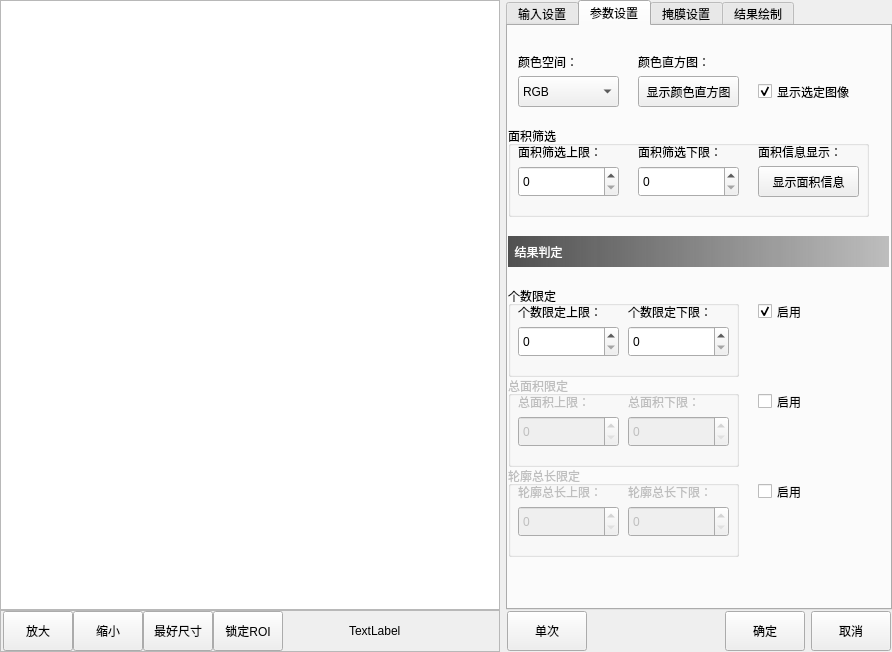
<?xml version="1.0" encoding="UTF-8"?>
<ui version="4.0">
 <class>CMvColorArea</class>
 <widget class="QWidget" name="CMvColorArea">
  <property name="geometry">
   <rect>
    <x>0</x>
    <y>0</y>
    <width>892</width>
    <height>652</height>
   </rect>
  </property>
  <property name="windowTitle">
   <string>颜色区域</string>
  </property>
  <layout class="QHBoxLayout" name="horizontalLayout_3">
   <property name="leftMargin">
    <number>0</number>
   </property>
   <property name="topMargin">
    <number>0</number>
   </property>
   <property name="rightMargin">
    <number>0</number>
   </property>
   <property name="bottomMargin">
    <number>0</number>
   </property>
   <item>
    <layout class="QVBoxLayout" name="verticalLayout">
     <property name="spacing">
      <number>0</number>
     </property>
     <item>
      <widget class="QGraphicsView" name="graphicsView_mainImage">
       <property name="minimumSize">
        <size>
         <width>500</width>
         <height>600</height>
        </size>
       </property>
      </widget>
     </item>
     <item>
      <widget class="QFrame" name="frame">
       <property name="minimumSize">
        <size>
         <width>0</width>
         <height>42</height>
        </size>
       </property>
       <property name="maximumSize">
        <size>
         <width>16777215</width>
         <height>42</height>
        </size>
       </property>
       <property name="frameShape">
        <enum>QFrame::StyledPanel</enum>
       </property>
       <property name="frameShadow">
        <enum>QFrame::Raised</enum>
       </property>
       <layout class="QHBoxLayout" name="horizontalLayout">
        <property name="spacing">
         <number>0</number>
        </property>
        <property name="leftMargin">
         <number>2</number>
        </property>
        <property name="topMargin">
         <number>0</number>
        </property>
        <property name="rightMargin">
         <number>0</number>
        </property>
        <property name="bottomMargin">
         <number>0</number>
        </property>
        <item>
         <widget class="QPushButton" name="pushButton_zoomIn">
          <property name="minimumSize">
           <size>
            <width>70</width>
            <height>40</height>
           </size>
          </property>
          <property name="maximumSize">
           <size>
            <width>70</width>
            <height>40</height>
           </size>
          </property>
          <property name="text">
           <string>放大</string>
          </property>
         </widget>
        </item>
        <item>
         <widget class="QPushButton" name="pushButton_zoomOut">
          <property name="minimumSize">
           <size>
            <width>70</width>
            <height>40</height>
           </size>
          </property>
          <property name="maximumSize">
           <size>
            <width>70</width>
            <height>40</height>
           </size>
          </property>
          <property name="text">
           <string>缩小</string>
          </property>
         </widget>
        </item>
        <item>
         <widget class="QPushButton" name="pushButton_zoomBest">
          <property name="minimumSize">
           <size>
            <width>70</width>
            <height>40</height>
           </size>
          </property>
          <property name="maximumSize">
           <size>
            <width>70</width>
            <height>40</height>
           </size>
          </property>
          <property name="text">
           <string>最好尺寸</string>
          </property>
         </widget>
        </item>
        <item>
         <widget class="QPushButton" name="pushButton_lockRoiMove">
          <property name="minimumSize">
           <size>
            <width>70</width>
            <height>40</height>
           </size>
          </property>
          <property name="maximumSize">
           <size>
            <width>70</width>
            <height>40</height>
           </size>
          </property>
          <property name="text">
           <string>锁定ROI</string>
          </property>
         </widget>
        </item>
        <item>
         <spacer name="horizontalSpacer">
          <property name="orientation">
           <enum>Qt::Horizontal</enum>
          </property>
          <property name="sizeHint" stdset="0">
           <size>
            <width>63</width>
            <height>20</height>
           </size>
          </property>
         </spacer>
        </item>
        <item>
         <widget class="QLabel" name="label_mousePos">
          <property name="minimumSize">
           <size>
            <width>150</width>
            <height>40</height>
           </size>
          </property>
          <property name="maximumSize">
           <size>
            <width>150</width>
            <height>40</height>
           </size>
          </property>
          <property name="text">
           <string>TextLabel</string>
          </property>
         </widget>
        </item>
       </layout>
      </widget>
     </item>
    </layout>
   </item>
   <item>
    <layout class="QVBoxLayout" name="verticalLayout_2">
     <property name="spacing">
      <number>0</number>
     </property>
     <item>
      <widget class="QTabWidget" name="tabWidget">
       <property name="minimumSize">
        <size>
         <width>382</width>
         <height>602</height>
        </size>
       </property>
       <property name="maximumSize">
        <size>
         <width>16777215</width>
         <height>16777215</height>
        </size>
       </property>
       <property name="currentIndex">
        <number>1</number>
       </property>
       <widget class="QWidget" name="tab">
        <attribute name="title">
         <string>输入设置</string>
        </attribute>
        <widget class="QCheckBox" name="checkBox_roiCreat">
         <property name="geometry">
          <rect>
           <x>270</x>
           <y>60</y>
           <width>101</width>
           <height>31</height>
          </rect>
         </property>
         <property name="minimumSize">
          <size>
           <width>101</width>
           <height>31</height>
          </size>
         </property>
         <property name="text">
          <string>自己创建</string>
         </property>
         <property name="checked">
          <bool>true</bool>
         </property>
         <property name="tristate">
          <bool>false</bool>
         </property>
        </widget>
        <widget class="QLabel" name="label_funcName">
         <property name="geometry">
          <rect>
           <x>20</x>
           <y>30</y>
           <width>81</width>
           <height>16</height>
          </rect>
         </property>
         <property name="text">
          <string>检测器名称：</string>
         </property>
        </widget>
        <widget class="QLabel" name="label_roiCreat">
         <property name="geometry">
          <rect>
           <x>20</x>
           <y>70</y>
           <width>91</width>
           <height>16</height>
          </rect>
         </property>
         <property name="text">
          <string>ROI来源：</string>
         </property>
        </widget>
        <widget class="QCheckBox" name="checkBox_enableFunc">
         <property name="geometry">
          <rect>
           <x>270</x>
           <y>20</y>
           <width>101</width>
           <height>31</height>
          </rect>
         </property>
         <property name="minimumSize">
          <size>
           <width>101</width>
           <height>31</height>
          </size>
         </property>
         <property name="text">
          <string>启用检测器</string>
         </property>
         <property name="checked">
          <bool>true</bool>
         </property>
        </widget>
        <widget class="QPlainTextEdit" name="plainTextEdit_funcName">
         <property name="geometry">
          <rect>
           <x>130</x>
           <y>20</y>
           <width>131</width>
           <height>31</height>
          </rect>
         </property>
         <property name="minimumSize">
          <size>
           <width>131</width>
           <height>31</height>
          </size>
         </property>
         <property name="maximumSize">
          <size>
           <width>131</width>
           <height>31</height>
          </size>
         </property>
         <property name="overwriteMode">
          <bool>false</bool>
         </property>
        </widget>
        <widget class="QComboBox" name="comboBox_imageSource">
         <property name="geometry">
          <rect>
           <x>130</x>
           <y>60</y>
           <width>131</width>
           <height>31</height>
          </rect>
         </property>
         <property name="minimumSize">
          <size>
           <width>131</width>
           <height>31</height>
          </size>
         </property>
         <property name="maximumSize">
          <size>
           <width>131</width>
           <height>31</height>
          </size>
         </property>
         <item>
          <property name="text">
           <string>正方形</string>
          </property>
         </item>
         <item>
          <property name="text">
           <string>圆形</string>
          </property>
         </item>
         <item>
          <property name="text">
           <string>多边形</string>
          </property>
         </item>
        </widget>
        <widget class="QTableWidget" name="tableWidget_input">
         <property name="geometry">
          <rect>
           <x>10</x>
           <y>110</y>
           <width>361</width>
           <height>382</height>
          </rect>
         </property>
         <property name="minimumSize">
          <size>
           <width>361</width>
           <height>382</height>
          </size>
         </property>
         <property name="maximumSize">
          <size>
           <width>361</width>
           <height>382</height>
          </size>
         </property>
         <property name="editTriggers">
          <set>QAbstractItemView::NoEditTriggers</set>
         </property>
         <property name="selectionMode">
          <enum>QAbstractItemView::SingleSelection</enum>
         </property>
         <property name="selectionBehavior">
          <enum>QAbstractItemView::SelectRows</enum>
         </property>
         <property name="showGrid">
          <bool>false</bool>
         </property>
         <attribute name="horizontalHeaderStretchLastSection">
          <bool>true</bool>
         </attribute>
         <attribute name="verticalHeaderVisible">
          <bool>false</bool>
         </attribute>
         <row>
          <property name="text">
           <string>1</string>
          </property>
         </row>
         <row>
          <property name="text">
           <string>2</string>
          </property>
         </row>
         <row>
          <property name="text">
           <string>3</string>
          </property>
         </row>
         <row>
          <property name="text">
           <string>4</string>
          </property>
         </row>
         <column>
          <property name="text">
           <string>输入名称</string>
          </property>
         </column>
         <column>
          <property name="text">
           <string>数据来源</string>
          </property>
         </column>
         <item row="0" column="0">
          <property name="text">
           <string>图像来源</string>
          </property>
         </item>
         <item row="0" column="1">
          <property name="text">
           <string>某个检测器的输出</string>
          </property>
         </item>
         <item row="1" column="0">
          <property name="text">
           <string>ROI来源</string>
          </property>
         </item>
         <item row="1" column="1">
          <property name="text">
           <string>某个检测器的输出</string>
          </property>
         </item>
         <item row="2" column="0">
          <property name="text">
           <string>ROI位置修正</string>
          </property>
         </item>
         <item row="2" column="1">
          <property name="text">
           <string>某个检测器的输出</string>
          </property>
         </item>
         <item row="3" column="0">
          <property name="text">
           <string>掩膜来源</string>
          </property>
         </item>
         <item row="3" column="1">
          <property name="text">
           <string>某个检测器的输出</string>
          </property>
         </item>
        </widget>
       </widget>
       <widget class="QWidget" name="tab_2">
        <attribute name="title">
         <string>参数设置</string>
        </attribute>
        <widget class="QLabel" name="label_colorSpace">
         <property name="geometry">
          <rect>
           <x>10</x>
           <y>20</y>
           <width>111</width>
           <height>31</height>
          </rect>
         </property>
         <property name="text">
          <string>颜色空间：</string>
         </property>
        </widget>
        <widget class="QLabel" name="label_colorHistogram">
         <property name="geometry">
          <rect>
           <x>130</x>
           <y>20</y>
           <width>111</width>
           <height>31</height>
          </rect>
         </property>
         <property name="text">
          <string>颜色直方图：</string>
         </property>
        </widget>
        <widget class="QComboBox" name="comboBox_colorSpace">
         <property name="geometry">
          <rect>
           <x>10</x>
           <y>50</y>
           <width>101</width>
           <height>31</height>
          </rect>
         </property>
         <property name="minimumSize">
          <size>
           <width>101</width>
           <height>31</height>
          </size>
         </property>
         <item>
          <property name="text">
           <string>RGB</string>
          </property>
         </item>
         <item>
          <property name="text">
           <string>HSV</string>
          </property>
         </item>
        </widget>
        <widget class="QLabel" name="label_titleJudged_2">
         <property name="geometry">
          <rect>
           <x>0</x>
           <y>210</y>
           <width>381</width>
           <height>31</height>
          </rect>
         </property>
         <property name="styleSheet">
          <string notr="true">background-color: qlineargradient(spread:pad, x1:0, y1:0, x2:1, y2:0, stop:0 rgba(80, 80, 80, 255), stop:1 rgba(120, 120, 120, 120));
color: rgb(255, 255, 255);</string>
         </property>
         <property name="text">
          <string>  结果判定</string>
         </property>
         <property name="alignment">
          <set>Qt::AlignLeading|Qt::AlignLeft|Qt::AlignVCenter</set>
         </property>
        </widget>
        <widget class="QCheckBox" name="checkBox_DisplaySelectedImages">
         <property name="geometry">
          <rect>
           <x>250</x>
           <y>50</y>
           <width>111</width>
           <height>31</height>
          </rect>
         </property>
         <property name="text">
          <string>显示选定图像</string>
         </property>
         <property name="checked">
          <bool>true</bool>
         </property>
        </widget>
        <widget class="QPushButton" name="pushButton_colorHistogram">
         <property name="geometry">
          <rect>
           <x>130</x>
           <y>50</y>
           <width>101</width>
           <height>31</height>
          </rect>
         </property>
         <property name="text">
          <string>显示颜色直方图</string>
         </property>
        </widget>
        <widget class="QGroupBox" name="groupBox">
         <property name="geometry">
          <rect>
           <x>0</x>
           <y>100</y>
           <width>361</width>
           <height>91</height>
          </rect>
         </property>
         <property name="title">
          <string>面积筛选</string>
         </property>
         <widget class="QSpinBox" name="spinBox_areaMax">
          <property name="geometry">
           <rect>
            <x>10</x>
            <y>40</y>
            <width>101</width>
            <height>31</height>
           </rect>
          </property>
          <property name="minimumSize">
           <size>
            <width>101</width>
            <height>31</height>
           </size>
          </property>
          <property name="maximumSize">
           <size>
            <width>101</width>
            <height>31</height>
           </size>
          </property>
          <property name="suffix">
           <string/>
          </property>
          <property name="minimum">
           <number>0</number>
          </property>
          <property name="maximum">
           <number>50000000</number>
          </property>
         </widget>
         <widget class="QLabel" name="label_areaMax">
          <property name="geometry">
           <rect>
            <x>10</x>
            <y>10</y>
            <width>111</width>
            <height>31</height>
           </rect>
          </property>
          <property name="text">
           <string>面积筛选上限：</string>
          </property>
         </widget>
         <widget class="QSpinBox" name="spinBox_areaMin">
          <property name="geometry">
           <rect>
            <x>130</x>
            <y>40</y>
            <width>101</width>
            <height>31</height>
           </rect>
          </property>
          <property name="minimumSize">
           <size>
            <width>101</width>
            <height>31</height>
           </size>
          </property>
          <property name="maximumSize">
           <size>
            <width>101</width>
            <height>31</height>
           </size>
          </property>
          <property name="suffix">
           <string/>
          </property>
          <property name="minimum">
           <number>0</number>
          </property>
          <property name="maximum">
           <number>50000000</number>
          </property>
         </widget>
         <widget class="QLabel" name="label_areaMin">
          <property name="geometry">
           <rect>
            <x>130</x>
            <y>10</y>
            <width>111</width>
            <height>31</height>
           </rect>
          </property>
          <property name="text">
           <string>面积筛选下限：</string>
          </property>
         </widget>
         <widget class="QLabel" name="label_areaInformation">
          <property name="geometry">
           <rect>
            <x>250</x>
            <y>10</y>
            <width>111</width>
            <height>31</height>
           </rect>
          </property>
          <property name="text">
           <string>面积信息显示：</string>
          </property>
         </widget>
         <widget class="QPushButton" name="pushButton_areaInformation">
          <property name="geometry">
           <rect>
            <x>250</x>
            <y>40</y>
            <width>101</width>
            <height>31</height>
           </rect>
          </property>
          <property name="text">
           <string>显示面积信息</string>
          </property>
         </widget>
        </widget>
        <widget class="QGroupBox" name="groupBox_number">
         <property name="geometry">
          <rect>
           <x>0</x>
           <y>260</y>
           <width>231</width>
           <height>91</height>
          </rect>
         </property>
         <property name="title">
          <string>个数限定</string>
         </property>
         <widget class="QSpinBox" name="spinBox_numberMax">
          <property name="geometry">
           <rect>
            <x>10</x>
            <y>40</y>
            <width>101</width>
            <height>31</height>
           </rect>
          </property>
          <property name="minimumSize">
           <size>
            <width>101</width>
            <height>31</height>
           </size>
          </property>
          <property name="maximumSize">
           <size>
            <width>101</width>
            <height>31</height>
           </size>
          </property>
          <property name="suffix">
           <string/>
          </property>
          <property name="minimum">
           <number>0</number>
          </property>
          <property name="maximum">
           <number>5000</number>
          </property>
         </widget>
         <widget class="QLabel" name="label_numberMax">
          <property name="geometry">
           <rect>
            <x>10</x>
            <y>10</y>
            <width>111</width>
            <height>31</height>
           </rect>
          </property>
          <property name="text">
           <string>个数限定上限：</string>
          </property>
         </widget>
         <widget class="QSpinBox" name="spinBox_numberMin">
          <property name="geometry">
           <rect>
            <x>120</x>
            <y>40</y>
            <width>101</width>
            <height>31</height>
           </rect>
          </property>
          <property name="minimumSize">
           <size>
            <width>101</width>
            <height>31</height>
           </size>
          </property>
          <property name="maximumSize">
           <size>
            <width>101</width>
            <height>31</height>
           </size>
          </property>
          <property name="suffix">
           <string/>
          </property>
          <property name="minimum">
           <number>0</number>
          </property>
          <property name="maximum">
           <number>5000</number>
          </property>
         </widget>
         <widget class="QLabel" name="label_numberMin">
          <property name="geometry">
           <rect>
            <x>120</x>
            <y>10</y>
            <width>111</width>
            <height>31</height>
           </rect>
          </property>
          <property name="text">
           <string>个数限定下限：</string>
          </property>
         </widget>
        </widget>
        <widget class="QCheckBox" name="checkBox_number">
         <property name="geometry">
          <rect>
           <x>250</x>
           <y>270</y>
           <width>111</width>
           <height>31</height>
          </rect>
         </property>
         <property name="text">
          <string>启用</string>
         </property>
         <property name="checked">
          <bool>true</bool>
         </property>
        </widget>
        <widget class="QGroupBox" name="groupBox_grossArea">
         <property name="enabled">
          <bool>false</bool>
         </property>
         <property name="geometry">
          <rect>
           <x>0</x>
           <y>350</y>
           <width>231</width>
           <height>91</height>
          </rect>
         </property>
         <property name="title">
          <string>总面积限定</string>
         </property>
         <widget class="QSpinBox" name="spinBox_grossAreaMax">
          <property name="geometry">
           <rect>
            <x>10</x>
            <y>40</y>
            <width>101</width>
            <height>31</height>
           </rect>
          </property>
          <property name="minimumSize">
           <size>
            <width>101</width>
            <height>31</height>
           </size>
          </property>
          <property name="maximumSize">
           <size>
            <width>101</width>
            <height>31</height>
           </size>
          </property>
          <property name="suffix">
           <string/>
          </property>
          <property name="minimum">
           <number>0</number>
          </property>
          <property name="maximum">
           <number>50000000</number>
          </property>
         </widget>
         <widget class="QLabel" name="label_grossAreaMax">
          <property name="geometry">
           <rect>
            <x>10</x>
            <y>10</y>
            <width>111</width>
            <height>31</height>
           </rect>
          </property>
          <property name="text">
           <string>总面积上限：</string>
          </property>
         </widget>
         <widget class="QSpinBox" name="spinBox_grossAreaMin">
          <property name="geometry">
           <rect>
            <x>120</x>
            <y>40</y>
            <width>101</width>
            <height>31</height>
           </rect>
          </property>
          <property name="minimumSize">
           <size>
            <width>101</width>
            <height>31</height>
           </size>
          </property>
          <property name="maximumSize">
           <size>
            <width>101</width>
            <height>31</height>
           </size>
          </property>
          <property name="suffix">
           <string/>
          </property>
          <property name="minimum">
           <number>0</number>
          </property>
          <property name="maximum">
           <number>50000000</number>
          </property>
         </widget>
         <widget class="QLabel" name="label_grossAreaMin">
          <property name="geometry">
           <rect>
            <x>120</x>
            <y>10</y>
            <width>111</width>
            <height>31</height>
           </rect>
          </property>
          <property name="text">
           <string>总面积下限：</string>
          </property>
         </widget>
        </widget>
        <widget class="QCheckBox" name="checkBox_grossArea">
         <property name="geometry">
          <rect>
           <x>250</x>
           <y>360</y>
           <width>111</width>
           <height>31</height>
          </rect>
         </property>
         <property name="text">
          <string>启用</string>
         </property>
        </widget>
        <widget class="QGroupBox" name="groupBox_TotalOutlineLength">
         <property name="enabled">
          <bool>false</bool>
         </property>
         <property name="geometry">
          <rect>
           <x>0</x>
           <y>440</y>
           <width>231</width>
           <height>91</height>
          </rect>
         </property>
         <property name="title">
          <string>轮廓总长限定</string>
         </property>
         <widget class="QSpinBox" name="spinBox_totalOutlineLengthMax">
          <property name="geometry">
           <rect>
            <x>10</x>
            <y>40</y>
            <width>101</width>
            <height>31</height>
           </rect>
          </property>
          <property name="minimumSize">
           <size>
            <width>101</width>
            <height>31</height>
           </size>
          </property>
          <property name="maximumSize">
           <size>
            <width>101</width>
            <height>31</height>
           </size>
          </property>
          <property name="suffix">
           <string/>
          </property>
          <property name="minimum">
           <number>0</number>
          </property>
          <property name="maximum">
           <number>50000000</number>
          </property>
         </widget>
         <widget class="QLabel" name="label_totalOutlineLengthMax">
          <property name="geometry">
           <rect>
            <x>10</x>
            <y>10</y>
            <width>111</width>
            <height>31</height>
           </rect>
          </property>
          <property name="text">
           <string>轮廓总长上限：</string>
          </property>
         </widget>
         <widget class="QSpinBox" name="spinBox_totalOutlineLengthMin">
          <property name="geometry">
           <rect>
            <x>120</x>
            <y>40</y>
            <width>101</width>
            <height>31</height>
           </rect>
          </property>
          <property name="minimumSize">
           <size>
            <width>101</width>
            <height>31</height>
           </size>
          </property>
          <property name="maximumSize">
           <size>
            <width>101</width>
            <height>31</height>
           </size>
          </property>
          <property name="suffix">
           <string/>
          </property>
          <property name="minimum">
           <number>0</number>
          </property>
          <property name="maximum">
           <number>50000000</number>
          </property>
         </widget>
         <widget class="QLabel" name="label_totalOutlineLengthMin">
          <property name="geometry">
           <rect>
            <x>120</x>
            <y>10</y>
            <width>111</width>
            <height>31</height>
           </rect>
          </property>
          <property name="text">
           <string>轮廓总长下限：</string>
          </property>
         </widget>
        </widget>
        <widget class="QCheckBox" name="checkBox_totalOutlineLength">
         <property name="geometry">
          <rect>
           <x>250</x>
           <y>450</y>
           <width>111</width>
           <height>31</height>
          </rect>
         </property>
         <property name="text">
          <string>启用</string>
         </property>
        </widget>
       </widget>
       <widget class="QWidget" name="tab_3">
        <attribute name="title">
         <string>掩膜设置</string>
        </attribute>
        <widget class="QComboBox" name="comboBox_dEtectionMask">
         <property name="geometry">
          <rect>
           <x>130</x>
           <y>20</y>
           <width>131</width>
           <height>31</height>
          </rect>
         </property>
         <item>
          <property name="text">
           <string>不使用掩膜</string>
          </property>
         </item>
         <item>
          <property name="text">
           <string>本检测器ROI内掩膜</string>
          </property>
         </item>
         <item>
          <property name="text">
           <string>其他算法的掩膜</string>
          </property>
         </item>
        </widget>
        <widget class="QLabel" name="label_dEtectionMask">
         <property name="geometry">
          <rect>
           <x>10</x>
           <y>20</y>
           <width>111</width>
           <height>31</height>
          </rect>
         </property>
         <property name="text">
          <string>检测区域的掩膜：</string>
         </property>
        </widget>
        <widget class="QWidget" name="widget_Mask" native="true">
         <property name="enabled">
          <bool>false</bool>
         </property>
         <property name="geometry">
          <rect>
           <x>0</x>
           <y>50</y>
           <width>371</width>
           <height>251</height>
          </rect>
         </property>
         <widget class="QLabel" name="label_penWidth">
          <property name="geometry">
           <rect>
            <x>10</x>
            <y>50</y>
            <width>111</width>
            <height>31</height>
           </rect>
          </property>
          <property name="text">
           <string>画笔尺寸：</string>
          </property>
         </widget>
         <widget class="QSpinBox" name="spinBox_lightTime">
          <property name="geometry">
           <rect>
            <x>130</x>
            <y>50</y>
            <width>131</width>
            <height>31</height>
           </rect>
          </property>
          <property name="suffix">
           <string>像素</string>
          </property>
          <property name="minimum">
           <number>5</number>
          </property>
          <property name="maximum">
           <number>1000</number>
          </property>
         </widget>
         <widget class="QPushButton" name="pushButton_maskAll">
          <property name="geometry">
           <rect>
            <x>10</x>
            <y>160</y>
            <width>121</width>
            <height>40</height>
           </rect>
          </property>
          <property name="minimumSize">
           <size>
            <width>0</width>
            <height>40</height>
           </size>
          </property>
          <property name="maximumSize">
           <size>
            <width>16777215</width>
            <height>30</height>
           </size>
          </property>
          <property name="text">
           <string>掩盖所有</string>
          </property>
         </widget>
         <widget class="QPushButton" name="pushButton_maskNull">
          <property name="enabled">
           <bool>false</bool>
          </property>
          <property name="geometry">
           <rect>
            <x>10</x>
            <y>110</y>
            <width>121</width>
            <height>40</height>
           </rect>
          </property>
          <property name="minimumSize">
           <size>
            <width>0</width>
            <height>40</height>
           </size>
          </property>
          <property name="maximumSize">
           <size>
            <width>16777215</width>
            <height>30</height>
           </size>
          </property>
          <property name="text">
           <string>清空掩膜</string>
          </property>
         </widget>
         <widget class="QPushButton" name="pushButton_saveMask">
          <property name="geometry">
           <rect>
            <x>10</x>
            <y>210</y>
            <width>121</width>
            <height>40</height>
           </rect>
          </property>
          <property name="minimumSize">
           <size>
            <width>0</width>
            <height>40</height>
           </size>
          </property>
          <property name="maximumSize">
           <size>
            <width>16777215</width>
            <height>30</height>
           </size>
          </property>
          <property name="text">
           <string>保存修改</string>
          </property>
         </widget>
         <widget class="QLabel" name="label_editMode">
          <property name="geometry">
           <rect>
            <x>10</x>
            <y>10</y>
            <width>111</width>
            <height>31</height>
           </rect>
          </property>
          <property name="text">
           <string>编辑方式：</string>
          </property>
         </widget>
         <widget class="QComboBox" name="comboBox_editMode">
          <property name="geometry">
           <rect>
            <x>130</x>
            <y>10</y>
            <width>131</width>
            <height>31</height>
           </rect>
          </property>
          <item>
           <property name="text">
            <string>增加掩膜</string>
           </property>
          </item>
          <item>
           <property name="text">
            <string>删除掩膜</string>
           </property>
          </item>
         </widget>
        </widget>
       </widget>
       <widget class="QWidget" name="tab_4">
        <attribute name="title">
         <string>结果绘制</string>
        </attribute>
        <widget class="QComboBox" name="comboBox_lineColour">
         <property name="geometry">
          <rect>
           <x>130</x>
           <y>60</y>
           <width>131</width>
           <height>31</height>
          </rect>
         </property>
         <item>
          <property name="text">
           <string>颜色</string>
          </property>
         </item>
        </widget>
        <widget class="QLabel" name="label_lineWidth">
         <property name="geometry">
          <rect>
           <x>10</x>
           <y>20</y>
           <width>121</width>
           <height>31</height>
          </rect>
         </property>
         <property name="text">
          <string>线条宽度：</string>
         </property>
        </widget>
        <widget class="QSpinBox" name="spinBox_lineWidth">
         <property name="geometry">
          <rect>
           <x>130</x>
           <y>20</y>
           <width>131</width>
           <height>31</height>
          </rect>
         </property>
         <property name="suffix">
          <string>磅</string>
         </property>
         <property name="minimum">
          <number>1</number>
         </property>
         <property name="maximum">
          <number>5</number>
         </property>
        </widget>
        <widget class="QLabel" name="label_lineColour">
         <property name="geometry">
          <rect>
           <x>10</x>
           <y>60</y>
           <width>121</width>
           <height>31</height>
          </rect>
         </property>
         <property name="text">
          <string>线条颜色：</string>
         </property>
        </widget>
        <widget class="QCheckBox" name="checkBox_valuTrig">
         <property name="geometry">
          <rect>
           <x>270</x>
           <y>20</y>
           <width>101</width>
           <height>31</height>
          </rect>
         </property>
         <property name="text">
          <string>启用绘制</string>
         </property>
         <property name="checked">
          <bool>true</bool>
         </property>
        </widget>
       </widget>
      </widget>
     </item>
     <item>
      <layout class="QHBoxLayout" name="horizontalLayout_2">
       <property name="leftMargin">
        <number>1</number>
       </property>
       <property name="topMargin">
        <number>1</number>
       </property>
       <property name="rightMargin">
        <number>1</number>
       </property>
       <property name="bottomMargin">
        <number>1</number>
       </property>
       <item>
        <widget class="QPushButton" name="pushButton_ones">
         <property name="minimumSize">
          <size>
           <width>80</width>
           <height>40</height>
          </size>
         </property>
         <property name="maximumSize">
          <size>
           <width>80</width>
           <height>40</height>
          </size>
         </property>
         <property name="text">
          <string>单次</string>
         </property>
        </widget>
       </item>
       <item>
        <spacer name="horizontalSpacer_2">
         <property name="orientation">
          <enum>Qt::Horizontal</enum>
         </property>
         <property name="sizeHint" stdset="0">
          <size>
           <width>40</width>
           <height>20</height>
          </size>
         </property>
        </spacer>
       </item>
       <item>
        <widget class="QPushButton" name="pushButton_affirm">
         <property name="minimumSize">
          <size>
           <width>80</width>
           <height>40</height>
          </size>
         </property>
         <property name="maximumSize">
          <size>
           <width>80</width>
           <height>40</height>
          </size>
         </property>
         <property name="text">
          <string>确定</string>
         </property>
        </widget>
       </item>
       <item>
        <widget class="QPushButton" name="pbPrev_cancel">
         <property name="minimumSize">
          <size>
           <width>80</width>
           <height>40</height>
          </size>
         </property>
         <property name="maximumSize">
          <size>
           <width>80</width>
           <height>40</height>
          </size>
         </property>
         <property name="text">
          <string>取消</string>
         </property>
        </widget>
       </item>
      </layout>
     </item>
    </layout>
   </item>
  </layout>
 </widget>
 <layoutdefault spacing="6" margin="11"/>
 <resources>
  <include location="CMvFindRoundParamWidget.qrc"/>
 </resources>
 <connections/>
</ui>
